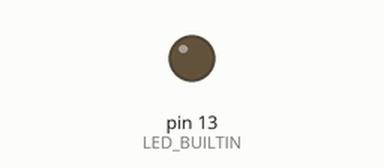
Recording of a sketch running on a simulated Arduino Uno, built with avr-gcc and run on an emulated ATmega328P. Shown: output pins drawn as LEDs (lit = HIGH).

Above: at 0.3 s.
At 12.75 s:
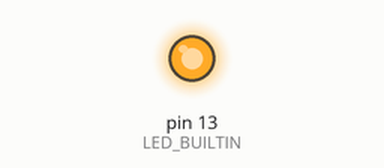
Timing chart, 0 to 13.5 s (numbered marks = the images above):
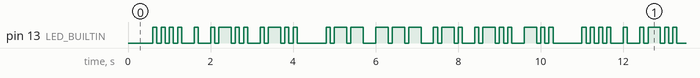

The sketch:

morsecode.ino
```cpp
/*
  morsecode

  Based on the "blink" application that comes with the Arduino IDE

*/

// the setup function runs once when you press reset or power the board
void setup() {
  // initialize digital pin LED_BUILTIN as an output.
  pinMode(LED_BUILTIN, OUTPUT);
}


// the loop function runs over and over again forever
void loop() {
  // 0 is a dot
  // 1 is a dash
  // 2 is a space between letters
  // 3 is a space between words
  long dotDash[] = {0,0,0,0,2,0,2,0,1,0,0,2,0,1,0,0,3,0,1,1,2,1,1,1,2,0,1,0,2,0,1,0,0,2,1,0,0};
  // copy/paste output from convert_to_morse program and paste in line above
  delay(600);
  for (int item : dotDash){
      if (item == 0){
        digitalWrite(LED_BUILTIN, HIGH);
        delay(100);
        digitalWrite(LED_BUILTIN, LOW);
        delay(100);
      }
      else if (item == 1){
        digitalWrite(LED_BUILTIN, HIGH);
        delay(300);
        digitalWrite(LED_BUILTIN, LOW);
        delay(100);
      }
      else if (item == 2){
        delay(200);
      }
      else if(item == 3){
        delay(600);
      }
  }
}
```

Measured:
- by itself, pin 13 (LED_BUILTIN): moves between LOW and HIGH, repeating every 10.4 s
- by itself, everything shown: repeats every 10.4 s, in 58 steps
